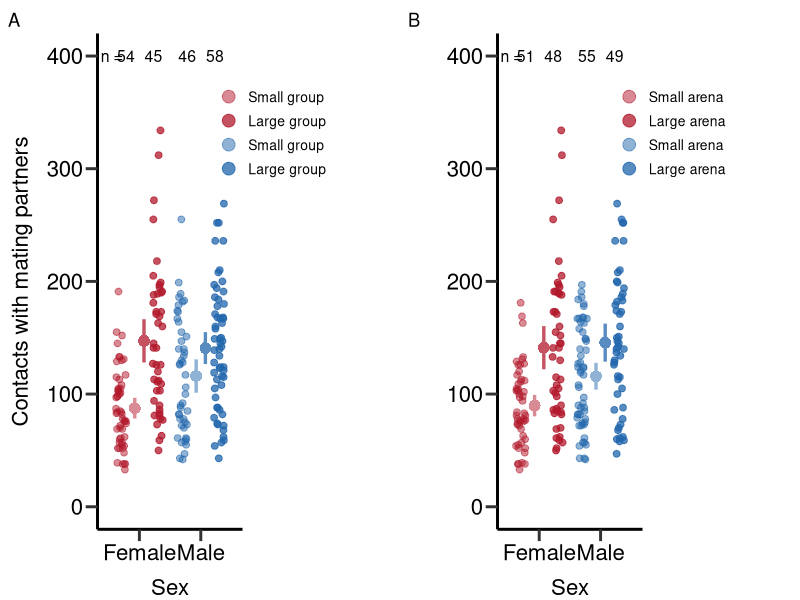

This chart was generated by the following R code:
## ---- chunk 1
rm(list = ls()) # Clear work environment

# Load R-packages ####
list_of_packages=cbind('ggeffects','ggplot2','gridExtra','lme4','lmerTest','readr','dplyr','EnvStats','cowplot','gridGraphics','car','RColorBrewer','boot','data.table','base','ICC','knitr')
lapply(list_of_packages, require, character.only = TRUE) 

# Load data set ####
D_data=read_delim("./data/Data_Winkler_et_al_2023_Denstiy.csv",";", escape_double = FALSE, trim_ws = TRUE)

# Set factors and levels for factors
D_data$Week=as.factor(D_data$Week)
D_data$Sex=as.factor(D_data$Sex)
D_data$Gr_size=as.factor(D_data$Gr_size)
D_data$Gr_size <- factor(D_data$Gr_size, levels=c("SG","LG"))
D_data$Arena=as.factor(D_data$Arena)

## Subset data set ####
### Data according to denstiy ####
D_data_0.26=D_data[D_data$Treatment=='D = 0.26',]
D_data_0.52=D_data[D_data$Treatment=='D = 0.52',]
D_data_0.67=D_data[D_data$Treatment=='D = 0.67',]
D_data_1.33=D_data[D_data$Treatment=='D = 1.33',]

### Subset data by sex ####
D_data_m=D_data[D_data$Sex=='M',]
D_data_f=D_data[D_data$Sex=='F',]

### Calculate data relativized within treatment and sex ####
# Small group + large Area
D_data_0.26=D_data[D_data$Treatment=='D = 0.26',]

D_data_0.26$rel_m_RS=NA
D_data_0.26$rel_m_prop_RS=NA
D_data_0.26$rel_m_cMS=NA
D_data_0.26$rel_m_InSuc=NA
D_data_0.26$rel_m_feSuc=NA
D_data_0.26$rel_m_pFec=NA
D_data_0.26$rel_m_PS=NA
D_data_0.26$rel_m_pFec_compl=NA

D_data_0.26$rel_f_RS=NA
D_data_0.26$rel_f_prop_RS=NA
D_data_0.26$rel_f_cMS=NA
D_data_0.26$rel_f_fec_pMate=NA

D_data_0.26$rel_m_RS=D_data_0.26$m_RS/mean(D_data_0.26$m_RS,na.rm=T)
D_data_0.26$rel_m_prop_RS=D_data_0.26$m_prop_RS/mean(D_data_0.26$m_prop_RS,na.rm=T)
D_data_0.26$rel_m_cMS=D_data_0.26$m_cMS/mean(D_data_0.26$m_cMS,na.rm=T)
D_data_0.26$rel_m_InSuc=D_data_0.26$m_InSuc/mean(D_data_0.26$m_InSuc,na.rm=T)
D_data_0.26$rel_m_feSuc=D_data_0.26$m_feSuc/mean(D_data_0.26$m_feSuc,na.rm=T)
D_data_0.26$rel_m_pFec=D_data_0.26$m_pFec/mean(D_data_0.26$m_pFec,na.rm=T)
D_data_0.26$rel_m_PS=D_data_0.26$m_PS/mean(D_data_0.26$m_PS,na.rm=T)
D_data_0.26$rel_m_pFec_compl=D_data_0.26$m_pFec_compl/mean(D_data_0.26$m_pFec_compl,na.rm=T)

D_data_0.26$rel_f_RS=D_data_0.26$f_RS/mean(D_data_0.26$f_RS,na.rm=T)
D_data_0.26$rel_f_prop_RS=D_data_0.26$f_prop_RS/mean(D_data_0.26$f_prop_RS,na.rm=T)
D_data_0.26$rel_f_cMS=D_data_0.26$f_cMS/mean(D_data_0.26$f_cMS,na.rm=T)
D_data_0.26$rel_f_fec_pMate=D_data_0.26$f_fec_pMate/mean(D_data_0.26$f_fec_pMate,na.rm=T)

# Large group + large Area
D_data_0.52=D_data[D_data$Treatment=='D = 0.52',]
#Relativize data

D_data_0.52$rel_m_RS=NA
D_data_0.52$rel_m_prop_RS=NA
D_data_0.52$rel_m_cMS=NA
D_data_0.52$rel_m_InSuc=NA
D_data_0.52$rel_m_feSuc=NA
D_data_0.52$rel_m_pFec=NA
D_data_0.52$rel_m_PS=NA
D_data_0.52$rel_m_pFec_compl=NA

D_data_0.52$rel_f_RS=NA
D_data_0.52$rel_f_prop_RS=NA
D_data_0.52$rel_f_cMS=NA
D_data_0.52$rel_f_fec_pMate=NA

D_data_0.52$rel_m_RS=D_data_0.52$m_RS/mean(D_data_0.52$m_RS,na.rm=T)
D_data_0.52$rel_m_prop_RS=D_data_0.52$m_prop_RS/mean(D_data_0.52$m_prop_RS,na.rm=T)
D_data_0.52$rel_m_cMS=D_data_0.52$m_cMS/mean(D_data_0.52$m_cMS,na.rm=T)
D_data_0.52$rel_m_InSuc=D_data_0.52$m_InSuc/mean(D_data_0.52$m_InSuc,na.rm=T)
D_data_0.52$rel_m_feSuc=D_data_0.52$m_feSuc/mean(D_data_0.52$m_feSuc,na.rm=T)
D_data_0.52$rel_m_pFec=D_data_0.52$m_pFec/mean(D_data_0.52$m_pFec,na.rm=T)
D_data_0.52$rel_m_PS=D_data_0.52$m_PS/mean(D_data_0.52$m_PS,na.rm=T)
D_data_0.52$rel_m_pFec_compl=D_data_0.52$m_pFec_compl/mean(D_data_0.52$m_pFec_compl,na.rm=T)

D_data_0.52$rel_f_RS=D_data_0.52$f_RS/mean(D_data_0.52$f_RS,na.rm=T)
D_data_0.52$rel_f_prop_RS=D_data_0.52$f_prop_RS/mean(D_data_0.52$f_prop_RS,na.rm=T)
D_data_0.52$rel_f_cMS=D_data_0.52$f_cMS/mean(D_data_0.52$f_cMS,na.rm=T)
D_data_0.52$rel_f_fec_pMate=D_data_0.52$f_fec_pMate/mean(D_data_0.52$f_fec_pMate,na.rm=T)

# Small group + small Area
D_data_0.67=D_data[D_data$Treatment=='D = 0.67',]
#Relativize data
D_data_0.67$rel_m_RS=NA
D_data_0.67$rel_m_prop_RS=NA
D_data_0.67$rel_m_cMS=NA
D_data_0.67$rel_m_InSuc=NA
D_data_0.67$rel_m_feSuc=NA
D_data_0.67$rel_m_pFec=NA
D_data_0.67$rel_m_PS=NA
D_data_0.67$rel_m_pFec_compl=NA

D_data_0.67$rel_f_RS=NA
D_data_0.67$rel_f_prop_RS=NA
D_data_0.67$rel_f_cMS=NA
D_data_0.67$rel_f_fec_pMate=NA

D_data_0.67$rel_m_RS=D_data_0.67$m_RS/mean(D_data_0.67$m_RS,na.rm=T)
D_data_0.67$rel_m_prop_RS=D_data_0.67$m_prop_RS/mean(D_data_0.67$m_prop_RS,na.rm=T)
D_data_0.67$rel_m_cMS=D_data_0.67$m_cMS/mean(D_data_0.67$m_cMS,na.rm=T)
D_data_0.67$rel_m_InSuc=D_data_0.67$m_InSuc/mean(D_data_0.67$m_InSuc,na.rm=T)
D_data_0.67$rel_m_feSuc=D_data_0.67$m_feSuc/mean(D_data_0.67$m_feSuc,na.rm=T)
D_data_0.67$rel_m_pFec=D_data_0.67$m_pFec/mean(D_data_0.67$m_pFec,na.rm=T)
D_data_0.67$rel_m_PS=D_data_0.67$m_PS/mean(D_data_0.67$m_PS,na.rm=T)
D_data_0.67$rel_m_pFec_compl=D_data_0.67$m_pFec_compl/mean(D_data_0.67$m_pFec_compl,na.rm=T)

D_data_0.67$rel_f_RS=D_data_0.67$f_RS/mean(D_data_0.67$f_RS,na.rm=T)
D_data_0.67$rel_f_prop_RS=D_data_0.67$f_prop_RS/mean(D_data_0.67$f_prop_RS,na.rm=T)
D_data_0.67$rel_f_cMS=D_data_0.67$f_cMS/mean(D_data_0.67$f_cMS,na.rm=T)
D_data_0.67$rel_f_fec_pMate=D_data_0.67$f_fec_pMate/mean(D_data_0.67$f_fec_pMate,na.rm=T)

# Large group + small Area
D_data_1.33=D_data[D_data$Treatment=='D = 1.33',]
#Relativize data

D_data_1.33$rel_m_RS=NA
D_data_1.33$rel_m_prop_RS=NA
D_data_1.33$rel_m_cMS=NA
D_data_1.33$rel_m_InSuc=NA
D_data_1.33$rel_m_feSuc=NA
D_data_1.33$rel_m_pFec=NA
D_data_1.33$rel_m_PS=NA
D_data_1.33$rel_m_pFec_compl=NA

D_data_1.33$rel_f_RS=NA
D_data_1.33$rel_f_prop_RS=NA
D_data_1.33$rel_f_cMS=NA
D_data_1.33$rel_f_fec_pMate=NA

D_data_1.33$rel_m_RS=D_data_1.33$m_RS/mean(D_data_1.33$m_RS,na.rm=T)
D_data_1.33$rel_m_prop_RS=D_data_1.33$m_prop_RS/mean(D_data_1.33$m_prop_RS,na.rm=T)
D_data_1.33$rel_m_cMS=D_data_1.33$m_cMS/mean(D_data_1.33$m_cMS,na.rm=T)
D_data_1.33$rel_m_InSuc=D_data_1.33$m_InSuc/mean(D_data_1.33$m_InSuc,na.rm=T)
D_data_1.33$rel_m_feSuc=D_data_1.33$m_feSuc/mean(D_data_1.33$m_feSuc,na.rm=T)
D_data_1.33$rel_m_pFec=D_data_1.33$m_pFec/mean(D_data_1.33$m_pFec,na.rm=T)
D_data_1.33$rel_m_PS=D_data_1.33$m_PS/mean(D_data_1.33$m_PS,na.rm=T)
D_data_1.33$rel_m_pFec_compl=D_data_1.33$m_pFec_compl/mean(D_data_1.33$m_pFec_compl,na.rm=T)

D_data_1.33$rel_f_RS=D_data_1.33$f_RS/mean(D_data_1.33$f_RS,na.rm=T)
D_data_1.33$rel_f_prop_RS=D_data_1.33$f_prop_RS/mean(D_data_1.33$f_prop_RS,na.rm=T)
D_data_1.33$rel_f_cMS=D_data_1.33$f_cMS/mean(D_data_1.33$f_cMS,na.rm=T)
D_data_1.33$rel_f_fec_pMate=D_data_1.33$f_fec_pMate/mean(D_data_1.33$f_fec_pMate,na.rm=T)

### Reduce treatments to arena and population size ####
# Arena size
D_data_Large_arena=rbind(D_data_0.26,D_data_0.52)
D_data_Small_arena=rbind(D_data_0.67,D_data_1.33)

# Population size
D_data_Small_pop=rbind(D_data_0.26,D_data_0.67)
D_data_Large_pop=rbind(D_data_0.52,D_data_1.33)

## Set figure schemes ####
# Set color-sets for figures
colpal=brewer.pal(4, 'Dark2')
colpal2=c("#b2182b","#2166AC")
colpal3=brewer.pal(4, 'Paired')

# Set theme for ggplot2 figures
fig_theme=theme(panel.border = element_blank(),
                plot.margin = margin(0,2.2,0,0.2,"cm"),
                plot.title = element_text(hjust = 0.5),
                panel.background = element_blank(),
                legend.key=element_blank(),
                panel.grid.major = element_blank(),
                panel.grid.minor = element_blank(), 
                legend.position = c(1.25, 0.8),
                plot.tag.position=c(0.01,0.98),
                legend.title = element_blank(),
                legend.text = element_text(colour="black", size=10),
                axis.line.x = element_line(colour = "black", size = 1),
                axis.line.y = element_line(colour = "black", size = 1),
                axis.text.x = element_text(face="plain", color="black", size=16, angle=0),
                axis.text.y = element_text(face="plain", color="black", size=16, angle=0),
                axis.title.x = element_text(size=16,face="plain", margin = margin(r=0,10,0,0)),
                axis.title.y = element_text(size=16,face="plain", margin = margin(r=10,0,0,0)),
                axis.ticks = element_line(size = 1),
                axis.ticks.length = unit(.3, "cm"))

## Create customized functions for analysis ####
# Create function to calculate standard error and upper/lower standard deviation
standard_error <- function(x) sd(x,na.rm=T) / sqrt(length(na.exclude(x)))
upper_CI <- function(x) mean(x,na.rm=T)+((standard_error(x))*qnorm(0.975))
lower_CI <- function(x) mean(x,na.rm=T)-((standard_error(x))*qnorm(0.975))

upper_SD <- function(x) mean(x,na.rm=T)+(sd(x)/2)
lower_SD <- function(x) mean(x,na.rm=T)-(sd(x)/2)
## ---- chunk 2
mean(D_data_m$N_contact_WT[D_data_m$Gr_size=='SG'],na.rm=T)
standard_error(D_data_m$N_contact_WT[D_data_m$Gr_size=='SG'])
## ---- chunk 3
mean(D_data_m$N_contact_WT[D_data_m$Gr_size=='LG'],na.rm=T)
standard_error(D_data_m$N_contact_WT[D_data_m$Gr_size=='LG'])
## ---- chunk 4
mean(D_data_m$N_contact_WT[D_data_m$Arena=='Large'],na.rm=T)
standard_error(D_data_m$N_contact_WT[D_data_m$Arena=='Large'])
## ---- chunk 5
mean(D_data_m$N_contact_WT[D_data_m$Arena=='Small'],na.rm=T)
standard_error(D_data_m$N_contact_WT[D_data_m$Arena=='Small'])
## ---- chunk 6
mod1=glm((as.numeric(N_contact_WT))~Gr_size*Arena,data=D_data_m,family = quasipoisson) # GLM for treatment effect on contact rates of males
summary(mod1)
Anova(mod1,type=2) # Compute p-values via type 2 ANOVA
## ---- chunk 7
tab1=as.data.frame(round(p.adjust(c(0.0021530,0.0004615,0.2541364), method = 'fdr'),digits=3),row.names=cbind('Group size','Arena size', 'Interaction'))
colnames(tab1)<-cbind('P-value')
tab1
## ---- chunk 8
mean(D_data_f$N_contact_WT[D_data_f$Gr_size=='SG'],na.rm=T)
standard_error(D_data_f$N_contact_WT[D_data_f$Gr_size=='SG'])
## ---- chunk 9
mean(D_data_f$N_contact_WT[D_data_f$Gr_size=='LG'],na.rm=T)
standard_error(D_data_f$N_contact_WT[D_data_f$Gr_size=='LG'])
## ---- chunk 10
mean(D_data_f$N_contact_WT[D_data_f$Arena=='Large'],na.rm=T)
standard_error(D_data_f$N_contact_WT[D_data_f$Arena=='Large'])
## ---- chunk 11
mean(D_data_f$N_contact_WT[D_data_f$Arena=='Small'],na.rm=T)
standard_error(D_data_f$N_contact_WT[D_data_f$Arena=='Small'])
## ---- chunk 12
mod2=glm((as.numeric(N_contact_WT))~Gr_size*Arena,data=D_data_f,family = quasipoisson) # GLM for treatment effect on contact rates of females
summary(mod2)
Anova(mod2,type=2) # Compute p-values via type 2 ANOVA
## ---- chunk 13
tab2=as.data.frame(round(p.adjust(c(2.432e-09, 1.084e-06,0.1754), method = 'fdr'),digits=3),row.names=cbind('Group size','Arena size', 'Interaction'))
colnames(tab2)<-cbind('P-value')
tab2
## ---- chunk 14
## Plot contact rates (Figure S1) ####
# Create factor for treatment categories
D_data$TreatCgroup <- factor(paste(D_data$Sex,D_data$Gr_size,  sep=" "), levels = c("F SG", "F LG", "M SG",'M LG'))

p1=ggplot(D_data, aes(x=Sex, y=as.numeric(N_contact_WT),fill=TreatCgroup, col=TreatCgroup,alpha=TreatCgroup)) +
   geom_point(position=position_jitterdodge(jitter.width=0.5,jitter.height = 0,dodge.width=1.2),shape=19, size = 2)+
  stat_summary(fun.min =lower_CI ,
               fun.max = upper_CI ,fun = mean,
               position=position_dodge2(0.3),col=c("#b2182b","#b2182b","#2166AC","#2166AC"),alpha=c(0.5,0.75,0.5,0.75),show.legend = F, linewidth = 1.15)+
  stat_summary(fun = mean,
               position=position_dodge2(0.3), size = 1,col=c("white","white","white","white"),alpha=c(1,1,1,1),show.legend = F, stroke = 0,linewidth = 1.2)+
  stat_summary(fun = mean,
               position=position_dodge2(0.3), size = 1,col=c("#b2182b","#b2182b","#2166AC","#2166AC"),alpha=c(0.5,0.75,0.5,0.75),show.legend = F, stroke = 0,linewidth = 1.2)+
  scale_color_manual(values=c(colpal2[1],colpal2[1],colpal2[2],colpal2[2]),name = "Treatment", labels = c('Small group','Large group','Small group','Large group'))+
  scale_fill_manual(values=c(colpal2[1],colpal2[1],colpal2[2],colpal2[2]),name = "Treatment", labels = c('Small group','Large group','Small group','Large group'))+
  scale_alpha_manual(values=c(0.5,0.75,0.5,0.75),name = "Treatment", labels = c('Small group','Large group','Small group','Large group'))+
  xlab('Sex')+ylab("Contacts with mating partners")+ggtitle('')+ theme(plot.title = element_text(hjust = 0.5))+
  scale_x_discrete(labels = c('Female','Male'),drop=FALSE)+ylim(0,400)+labs(tag = "A")+
  annotate("text",label='n =',x=0.55,y=400,size=4)+
  annotate("text",label='54',x=0.78,y=400,size=4)+
  annotate("text",label='45',x=1.23,y=400,size=4)+
  annotate("text",label='46',x=1.78,y=400,size=4)+
  annotate("text",label='58',x=2.23,y=400,size=4)+
  guides(colour = guide_legend(override.aes = list(size=4)))+
  fig_theme+theme( legend.position = c(1.2, 0.8))

# Create factor for treatment categories
D_data$TreatCarena <- factor(paste(D_data$Sex,D_data$Arena,  sep=" "), levels = c("F Large", "F Small", "M Large",'M Small'))

p2=ggplot(D_data, aes(x=Sex, y=as.numeric(N_contact_WT),fill=TreatCarena, col=TreatCarena,alpha=TreatCarena)) +
  geom_point(position=position_jitterdodge(jitter.width=0.5,jitter.height = 0,dodge.width=1.2),shape=19, size = 2)+
  stat_summary(fun.min =lower_CI ,
               fun.max = upper_CI ,fun = mean,
               position=position_dodge2(0.3),col=c("#b2182b","#b2182b","#2166AC","#2166AC"),alpha=c(0.5,0.75,0.5,0.75),show.legend = F, linewidth = 1.15)+
  stat_summary(fun = mean,
               position=position_dodge2(0.3), size = 1,col=c("white","white","white","white"),alpha=c(1,1,1,1),show.legend = F, stroke = 0,linewidth = 1.2)+
  stat_summary(fun = mean,
               position=position_dodge2(0.3), size = 1,col=c("#b2182b","#b2182b","#2166AC","#2166AC"),alpha=c(0.5,0.75,0.5,0.75),show.legend = F, stroke = 0,linewidth = 1.2)+
  scale_color_manual(values=c(colpal2[1],colpal2[1],colpal2[2],colpal2[2]),name = "Treatment", labels = c('Small arena','Large arena','Small arena','Large arena'))+
  scale_fill_manual(values=c(colpal2[1],colpal2[1],colpal2[2],colpal2[2]),name = "Treatment", labels = c('Small arena','Large arena','Small arena','Large arena'))+
  scale_alpha_manual(values=c(0.5,0.75,0.5,0.75),name = "Treatment", labels = c('Small arena','Large arena','Small arena','Large arena'))+
  xlab('Sex')+ylab("")+ggtitle('')+ theme(plot.title = element_text(hjust = 0.5))+
  scale_x_discrete(labels = c('Female','Male'),drop=FALSE)+ylim(0,400)+labs(tag = "B")+
  annotate("text",label='n =',x=0.55,y=400,size=4)+
  annotate("text",label='51',x=0.78,y=400,size=4)+
  annotate("text",label='48',x=1.23,y=400,size=4)+
  annotate("text",label='55',x=1.78,y=400,size=4)+
  annotate("text",label='49',x=2.23,y=400,size=4)+
  guides(colour = guide_legend(override.aes = list(size=4)))+
  fig_theme+theme( legend.position = c(1.2, 0.8))

# Arrange figures
Figure_S1<-grid.arrange(grobs = list(p1+theme(plot.margin = unit(c(0.2,4,0,0.3), "cm")),p2+theme(plot.margin = unit(c(0.2,4,0,0.3), "cm"))), nrow = 1,ncol=2, widths=c(2.3, 2.3))
Figure_S1<-plot_grid(Figure_S1, ncol=1, rel_heights=c(0.1, 1))
